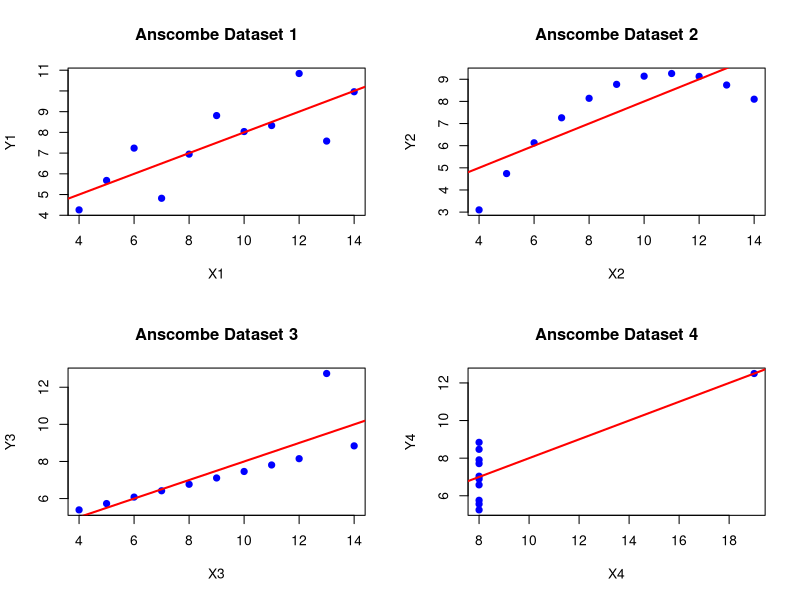
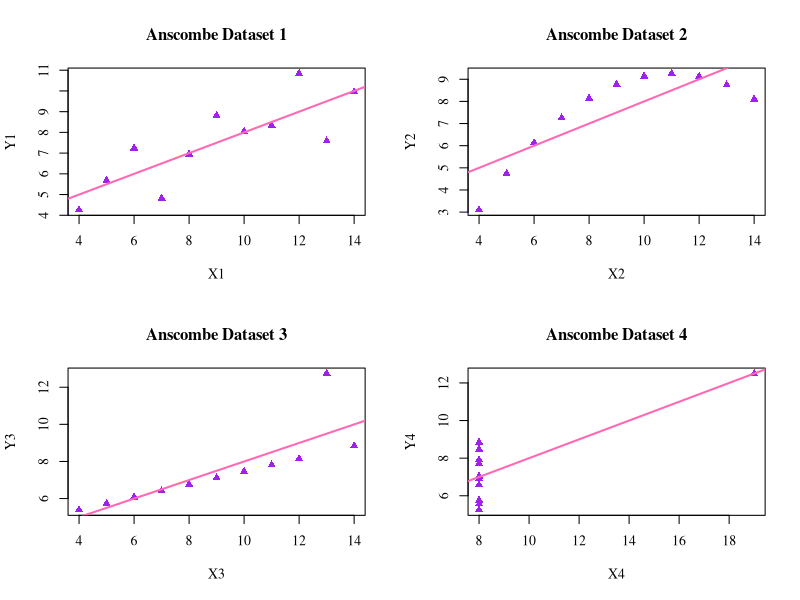

Recreate these plots in R, in order.
## ---- chunk 1
# Load the built-in Anscombe dataset
data(anscombe)

# Fit linear models for each dataset in Anscombe's quartet
lm1 <- lm(y1 ~ x1, data=anscombe)  # Model for the first dataset
summary(lm1)  # Display summary of the model
lm2 <- lm(y2 ~ x2, data=anscombe)  # Model for the second dataset
summary(lm2)  # Display summary of the model
lm3 <- lm(y3 ~ x3, data=anscombe)  # Model for the third dataset
summary(lm3)  # Display summary of the model
lm4 <- lm(y4 ~ x4, data=anscombe)  # Model for the fourth dataset
summary(lm4)  # Display summary of the model

# Plotting the datasets and their corresponding regression lines
par(mfrow=c(2,2))  # Set up the plot to display 4 plots in a 2x2 layout

# Plot 1: First dataset
plot(anscombe$x1, anscombe$y1, main="Anscombe Dataset 1",
     xlab="X1", ylab="Y1", col="blue", pch=19)
abline(lm1, col="red", lwd=2)  # Add regression line

# Plot 2: Second dataset
plot(anscombe$x2, anscombe$y2, main="Anscombe Dataset 2",
     xlab="X2", ylab="Y2", col="blue", pch=19)
abline(lm2, col="red", lwd=2)  # Add regression line

# Plot 3: Third dataset
plot(anscombe$x3, anscombe$y3, main="Anscombe Dataset 3",
     xlab="X3", ylab="Y3", col="blue", pch=19)
abline(lm3, col="red", lwd=2)  # Add regression line

# Plot 4: Fourth dataset
plot(anscombe$x4, anscombe$y4, main="Anscombe Dataset 4",
     xlab="X4", ylab="Y4", col="blue", pch=19)
abline(lm4, col="red", lwd=2)  # Add regression line
## ---- chunk 2
# Load the built-in Anscombe dataset
data(anscombe)

# Fit linear models for each dataset in Anscombe's quartet
lm1 <- lm(y1 ~ x1, data=anscombe)  # Model for the first dataset
summary(lm1)  # Display summary of the model
lm2 <- lm(y2 ~ x2, data=anscombe)  # Model for the second dataset
summary(lm2)  # Display summary of the model
lm3 <- lm(y3 ~ x3, data=anscombe)  # Model for the third dataset
summary(lm3)  # Display summary of the model
lm4 <- lm(y4 ~ x4, data=anscombe)  # Model for the fourth dataset
summary(lm4)  # Display summary of the model

# Plotting the datasets and their corresponding regression lines
par(mfrow=c(2,2))  # Set up the plot to display 4 plots in a 2x2 layout

# Plot 1: First dataset
par(family="serif")
plot(anscombe$x1, anscombe$y1, main="Anscombe Dataset 1",
     xlab="X1", ylab="Y1", col="purple", pch=17)
abline(lm1, col="hotpink", lwd=2)  # Add regression line

# Plot 2: Second dataset
par(family="serif")
plot(anscombe$x2, anscombe$y2, main="Anscombe Dataset 2",
     xlab="X2", ylab="Y2", col="purple", pch=17)
abline(lm2, col="hotpink", lwd=2)  # Add regression line

# Plot 3: Third dataset
par(family="serif")
plot(anscombe$x3, anscombe$y3, main="Anscombe Dataset 3",
     xlab="X3", ylab="Y3", col="purple", pch=17)
abline(lm3, col="hotpink", lwd=2)  # Add regression line

# Plot 4: Fourth dataset
par(family="serif")
plot(anscombe$x4, anscombe$y4, main="Anscombe Dataset 4",
     xlab="X4", ylab="Y4", col="purple", pch=17)
abline(lm4, col="hotpink", lwd=2)  # Add regression line
